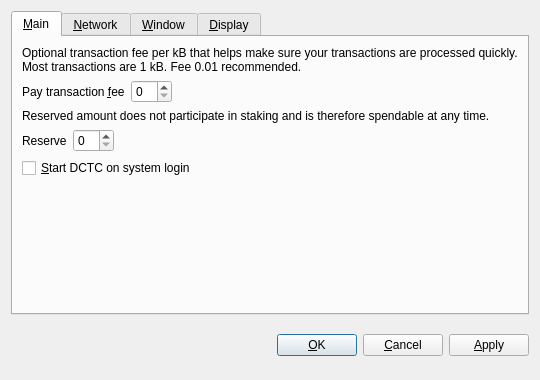
<?xml version="1.0" encoding="UTF-8"?>
<ui version="4.0">
 <class>OptionsDialog</class>
 <widget class="QDialog" name="OptionsDialog">
  <property name="geometry">
   <rect>
    <x>0</x>
    <y>0</y>
    <width>540</width>
    <height>380</height>
   </rect>
  </property>
  <property name="windowTitle">
   <string>Options</string>
  </property>
  <property name="modal">
   <bool>true</bool>
  </property>
  <layout class="QVBoxLayout" name="verticalLayout">
   <item>
    <widget class="QTabWidget" name="tabWidget">
     <property name="tabPosition">
      <enum>QTabWidget::North</enum>
     </property>
     <property name="currentIndex">
      <number>0</number>
     </property>
     <widget class="QWidget" name="tabMain">
      <attribute name="title">
       <string>&amp;Main</string>
      </attribute>
      <layout class="QVBoxLayout" name="verticalLayout_Main">
       <item>
        <widget class="QLabel" name="transactionFeeInfoLabel">
         <property name="text">
          <string>Optional transaction fee per kB that helps make sure your transactions are processed quickly. Most transactions are 1 kB. Fee 0.01 recommended.</string>
         </property>
         <property name="textFormat">
          <enum>Qt::PlainText</enum>
         </property>
         <property name="wordWrap">
          <bool>true</bool>
         </property>
        </widget>
       </item>
       <item>
        <layout class="QHBoxLayout" name="horizontalLayoutFee">
         <item>
          <widget class="QLabel" name="transactionFeeLabel">
           <property name="text">
            <string>Pay transaction &amp;fee</string>
           </property>
           <property name="textFormat">
            <enum>Qt::PlainText</enum>
           </property>
           <property name="buddy">
            <cstring>transactionFee</cstring>
           </property>
          </widget>
         </item>
         <item>
          <widget class="BitcoinAmountField" name="transactionFee"/>
         </item>
         <item>
          <spacer name="horizontalSpacerFee">
           <property name="orientation">
            <enum>Qt::Horizontal</enum>
           </property>
           <property name="sizeHint" stdset="0">
            <size>
             <width>40</width>
             <height>20</height>
            </size>
           </property>
          </spacer>
         </item>
        </layout>
       </item>
       <item>
        <widget class="QLabel" name="reserveBalanceInfoLabel">
         <property name="text">
          <string>Reserved amount does not participate in staking and is therefore spendable at any time.</string>
         </property>
         <property name="textFormat">
          <enum>Qt::PlainText</enum>
         </property>
         <property name="wordWrap">
          <bool>true</bool>
         </property>
        </widget>
       </item>
       <item>
        <layout class="QHBoxLayout" name="horizontalLayoutReserveBalance">
         <item>
          <widget class="QLabel" name="reserveBalanceLabel">
           <property name="text">
            <string>Reserve</string>
           </property>
           <property name="textFormat">
            <enum>Qt::PlainText</enum>
           </property>
           <property name="buddy">
            <cstring>reserveBalance</cstring>
           </property>
          </widget>
         </item>
         <item>
          <widget class="BitcoinAmountField" name="reserveBalance"/>
         </item>
         <item>
          <spacer name="horizontalSpacerReserveBalance">
           <property name="orientation">
            <enum>Qt::Horizontal</enum>
           </property>
           <property name="sizeHint" stdset="0">
            <size>
             <width>40</width>
             <height>20</height>
            </size>
           </property>
          </spacer>
         </item>
        </layout>
       </item>
       <item>
        <widget class="QCheckBox" name="bitcoinAtStartup">
         <property name="toolTip">
          <string>Automatically start DCTC after logging in to the system.</string>
         </property>
         <property name="text">
          <string>&amp;Start DCTC on system login</string>
         </property>
        </widget>
       </item>
       <item>
        <spacer name="verticalSpacer_Main">
         <property name="orientation">
          <enum>Qt::Vertical</enum>
         </property>
         <property name="sizeHint" stdset="0">
          <size>
           <width>20</width>
           <height>40</height>
          </size>
         </property>
        </spacer>
       </item>
      </layout>
     </widget>
     <widget class="QWidget" name="tabNetwork">
      <attribute name="title">
       <string>&amp;Network</string>
      </attribute>
      <layout class="QVBoxLayout" name="verticalLayout_Network">
       <item>
        <widget class="QCheckBox" name="mapPortUpnp">
         <property name="toolTip">
          <string>Automatically open the DCTC client port on the router. This only works when your router supports UPnP and it is enabled.</string>
         </property>
         <property name="text">
          <string>Map port using &amp;UPnP</string>
         </property>
        </widget>
       </item>
       <item>
        <widget class="QCheckBox" name="connectSocks">
         <property name="toolTip">
          <string>Connect to the DCTC network through a SOCKS proxy (e.g. when connecting through Tor).</string>
         </property>
         <property name="text">
          <string>&amp;Connect through SOCKS proxy:</string>
         </property>
        </widget>
       </item>
       <item>
        <layout class="QHBoxLayout" name="horizontalLayout_Network">
         <item>
          <widget class="QLabel" name="proxyIpLabel">
           <property name="text">
            <string>Proxy &amp;IP:</string>
           </property>
           <property name="textFormat">
            <enum>Qt::PlainText</enum>
           </property>
           <property name="buddy">
            <cstring>proxyIp</cstring>
           </property>
          </widget>
         </item>
         <item>
          <widget class="QValidatedLineEdit" name="proxyIp">
           <property name="maximumSize">
            <size>
             <width>140</width>
             <height>16777215</height>
            </size>
           </property>
           <property name="toolTip">
            <string>IP address of the proxy (e.g. 127.0.0.1)</string>
           </property>
          </widget>
         </item>
         <item>
          <widget class="QLabel" name="proxyPortLabel">
           <property name="text">
            <string>&amp;Port:</string>
           </property>
           <property name="textFormat">
            <enum>Qt::PlainText</enum>
           </property>
           <property name="buddy">
            <cstring>proxyPort</cstring>
           </property>
          </widget>
         </item>
         <item>
          <widget class="QLineEdit" name="proxyPort">
           <property name="maximumSize">
            <size>
             <width>55</width>
             <height>16777215</height>
            </size>
           </property>
           <property name="toolTip">
            <string>Port of the proxy (e.g. 9050)</string>
           </property>
          </widget>
         </item>
         <item>
          <widget class="QLabel" name="socksVersionLabel">
           <property name="text">
            <string>SOCKS &amp;Version:</string>
           </property>
           <property name="textFormat">
            <enum>Qt::PlainText</enum>
           </property>
           <property name="buddy">
            <cstring>socksVersion</cstring>
           </property>
          </widget>
         </item>
         <item>
          <widget class="QValueComboBox" name="socksVersion">
           <property name="toolTip">
            <string>SOCKS version of the proxy (e.g. 5)</string>
           </property>
          </widget>
         </item>
         <item>
          <spacer name="horizontalSpacer_Network">
           <property name="orientation">
            <enum>Qt::Horizontal</enum>
           </property>
           <property name="sizeHint" stdset="0">
            <size>
             <width>40</width>
             <height>20</height>
            </size>
           </property>
          </spacer>
         </item>
        </layout>
       </item>
       <item>
        <spacer name="verticalSpacer_Network">
         <property name="orientation">
          <enum>Qt::Vertical</enum>
         </property>
         <property name="sizeHint" stdset="0">
          <size>
           <width>20</width>
           <height>40</height>
          </size>
         </property>
        </spacer>
       </item>
      </layout>
     </widget>
     <widget class="QWidget" name="tabWindow">
      <attribute name="title">
       <string>&amp;Window</string>
      </attribute>
      <layout class="QVBoxLayout" name="verticalLayout_Window">
       <item>
        <widget class="QCheckBox" name="minimizeToTray">
         <property name="toolTip">
          <string>Show only a tray icon after minimizing the window.</string>
         </property>
         <property name="text">
          <string>&amp;Minimize to the tray instead of the taskbar</string>
         </property>
        </widget>
       </item>
       <item>
        <widget class="QCheckBox" name="minimizeOnClose">
         <property name="toolTip">
          <string>Minimize instead of exit the application when the window is closed. When this option is enabled, the application will be closed only after selecting Quit in the menu.</string>
         </property>
         <property name="text">
          <string>M&amp;inimize on close</string>
         </property>
        </widget>
       </item>
       <item>
        <spacer name="verticalSpacer_Window">
         <property name="orientation">
          <enum>Qt::Vertical</enum>
         </property>
         <property name="sizeHint" stdset="0">
          <size>
           <width>20</width>
           <height>40</height>
          </size>
         </property>
        </spacer>
       </item>
      </layout>
     </widget>
     <widget class="QWidget" name="tabDisplay">
      <attribute name="title">
       <string>&amp;Display</string>
      </attribute>
      <layout class="QVBoxLayout" name="verticalLayout_Display">
       <item>
        <layout class="QHBoxLayout" name="horizontalLayout_1_Display">
         <item>
          <widget class="QLabel" name="langLabel">
           <property name="text">
            <string>User Interface &amp;language:</string>
           </property>
           <property name="textFormat">
            <enum>Qt::PlainText</enum>
           </property>
           <property name="buddy">
            <cstring>lang</cstring>
           </property>
          </widget>
         </item>
         <item>
          <widget class="QValueComboBox" name="lang">
           <property name="toolTip">
            <string>The user interface language can be set here. This setting will take effect after restarting DCTC.</string>
           </property>
          </widget>
         </item>
        </layout>
       </item>
       <item>
        <layout class="QHBoxLayout" name="horizontalLayout_2_Display">
         <item>
          <widget class="QLabel" name="unitLabel">
           <property name="text">
            <string>&amp;Unit to show amounts in:</string>
           </property>
           <property name="textFormat">
            <enum>Qt::PlainText</enum>
           </property>
           <property name="buddy">
            <cstring>unit</cstring>
           </property>
          </widget>
         </item>
         <item>
          <widget class="QValueComboBox" name="unit">
           <property name="toolTip">
            <string>Choose the default subdivision unit to show in the interface and when sending coins.</string>
           </property>
          </widget>
         </item>
        </layout>
       </item>
       <item>
        <widget class="QCheckBox" name="displayAddresses">
         <property name="toolTip">
          <string>Whether to show DCTC addresses in the transaction list or not.</string>
         </property>
         <property name="text">
          <string>&amp;Display addresses in transaction list</string>
         </property>
        </widget>
       </item>
       <item>
        <widget class="QCheckBox" name="coinControlFeatures">
         <property name="toolTip">
          <string>Whether to show coin control features or not.</string>
         </property>
         <property name="text">
          <string>Display coin &amp;control features (experts only!)</string>
         </property>
        </widget>
       </item>
       <item>
        <spacer name="verticalSpacer_Display">
         <property name="orientation">
          <enum>Qt::Vertical</enum>
         </property>
         <property name="sizeHint" stdset="0">
          <size>
           <width>20</width>
           <height>40</height>
          </size>
         </property>
        </spacer>
       </item>
      </layout>
     </widget>
    </widget>
   </item>
   <item>
    <layout class="QHBoxLayout" name="horizontalLayout_Buttons">
     <item>
      <spacer name="horizontalSpacer_1">
       <property name="orientation">
        <enum>Qt::Horizontal</enum>
       </property>
       <property name="sizeHint" stdset="0">
        <size>
         <width>40</width>
         <height>48</height>
        </size>
       </property>
      </spacer>
     </item>
     <item>
      <widget class="QLabel" name="statusLabel">
       <property name="font">
        <font>
         <weight>75</weight>
         <bold>true</bold>
        </font>
       </property>
       <property name="text">
        <string/>
       </property>
       <property name="textFormat">
        <enum>Qt::PlainText</enum>
       </property>
       <property name="wordWrap">
        <bool>true</bool>
       </property>
      </widget>
     </item>
     <item>
      <spacer name="horizontalSpacer_2">
       <property name="orientation">
        <enum>Qt::Horizontal</enum>
       </property>
       <property name="sizeHint" stdset="0">
        <size>
         <width>40</width>
         <height>48</height>
        </size>
       </property>
      </spacer>
     </item>
     <item>
      <widget class="QPushButton" name="okButton">
       <property name="text">
        <string>&amp;OK</string>
       </property>
      </widget>
     </item>
     <item>
      <widget class="QPushButton" name="cancelButton">
       <property name="text">
        <string>&amp;Cancel</string>
       </property>
       <property name="autoDefault">
        <bool>false</bool>
       </property>
      </widget>
     </item>
     <item>
      <widget class="QPushButton" name="applyButton">
       <property name="text">
        <string>&amp;Apply</string>
       </property>
       <property name="autoDefault">
        <bool>false</bool>
       </property>
      </widget>
     </item>
    </layout>
   </item>
  </layout>
 </widget>
 <customwidgets>
  <customwidget>
   <class>BitcoinAmountField</class>
   <extends>QSpinBox</extends>
   <header>bitcoinamountfield.h</header>
  </customwidget>
  <customwidget>
   <class>QValueComboBox</class>
   <extends>QComboBox</extends>
   <header>qvaluecombobox.h</header>
  </customwidget>
  <customwidget>
   <class>QValidatedLineEdit</class>
   <extends>QLineEdit</extends>
   <header>qvalidatedlineedit.h</header>
  </customwidget>
 </customwidgets>
 <resources/>
 <connections/>
</ui>
